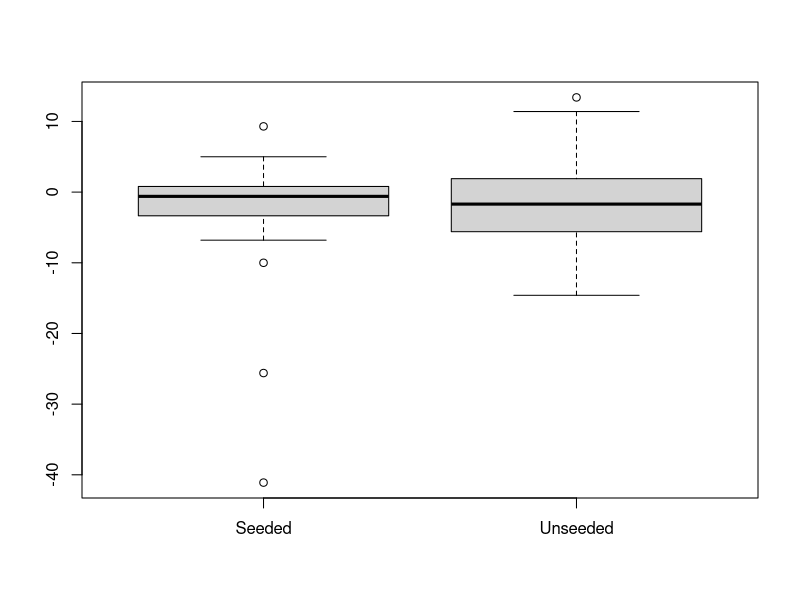
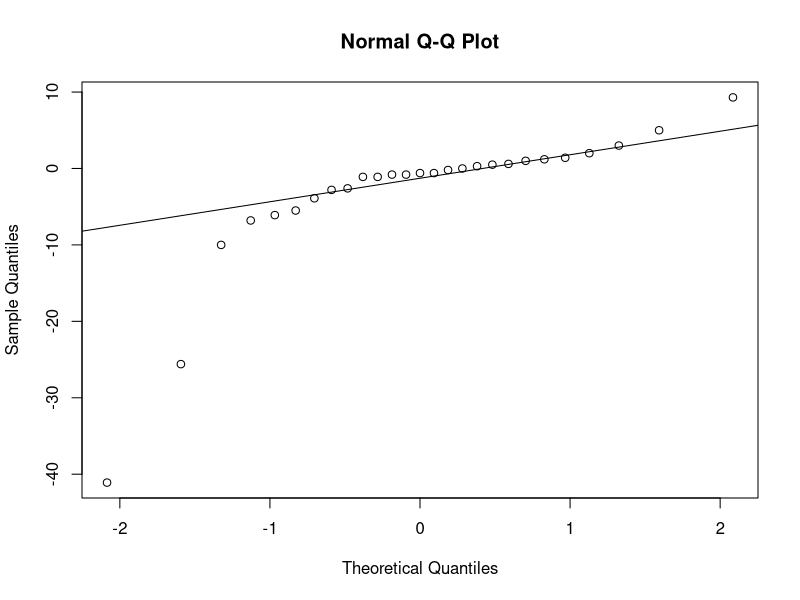
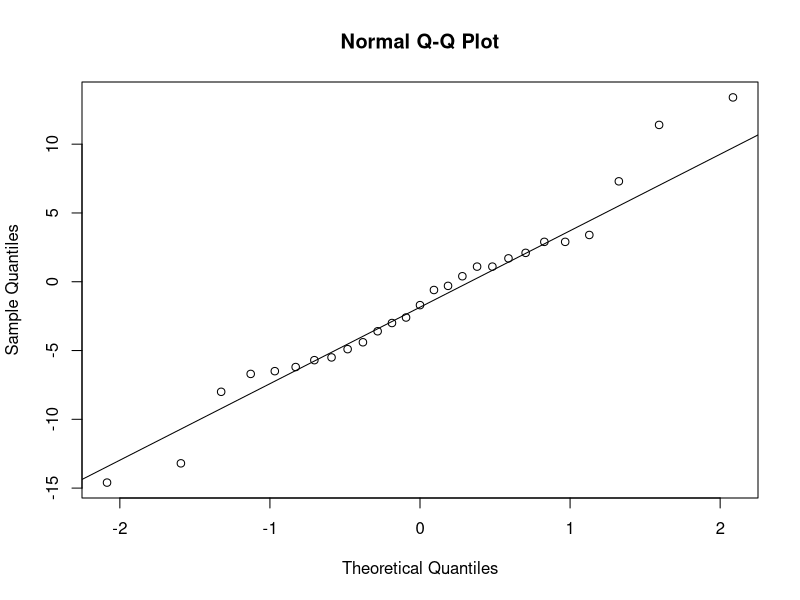
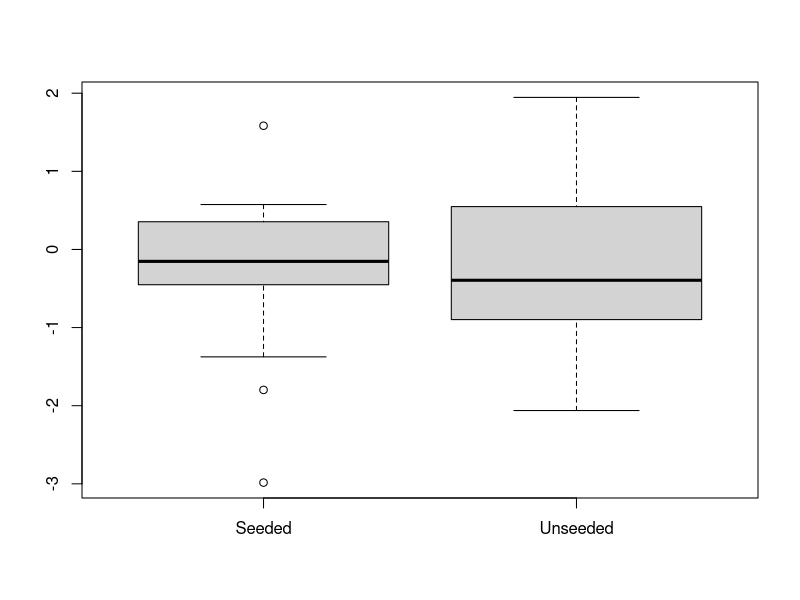
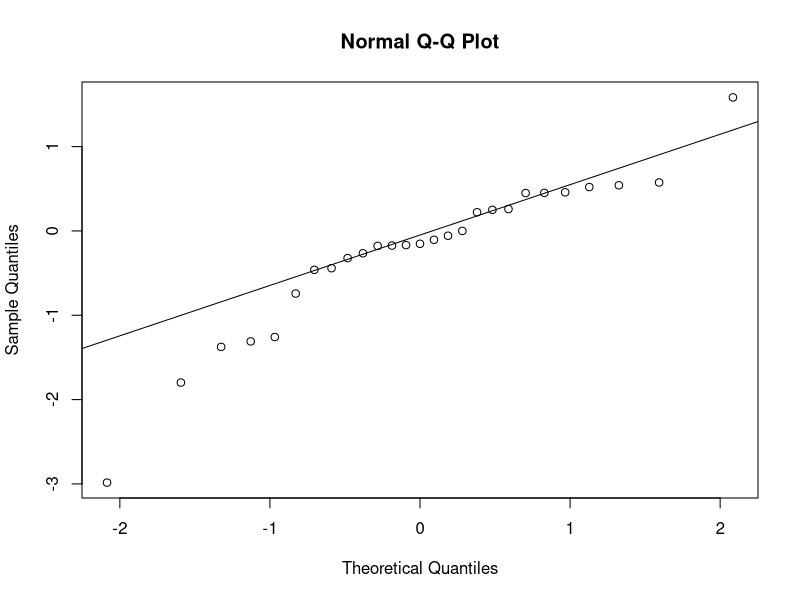
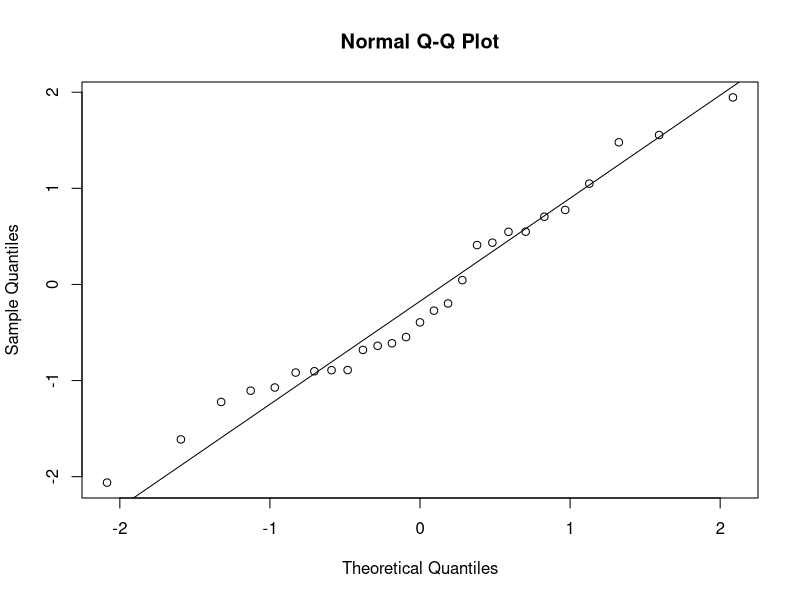

Write R code to recreate these figures, in order.
data <- read.table("seeding.txt", header = T)
attach(data)
seeded <- data.frame(Control1, Target1)
seeded[length(seeded) + 1,] <- c(23.9,13.6)
seeded[length(seeded) + 1,] <- c(0.6,0.1)
unseeded <- data.frame(Control2, Target2)

# a 
diff_s <- seeded$Control1 - seeded$Target1
diff_u <- unseeded$Control2 - unseeded$Target2
boxplot(diff_s, diff_u, names=c("Seeded", "Unseeded"))
qqnorm(diff_s)
qqline(diff_s)
qqnorm(diff_u)
qqline(diff_u)

# normal distribution test
seeded_mean <- mean(seeded[,1] - seeded[,2])
seeded_sd <- sd(seeded[,1] - seeded[,2])
# -3.159259 9.712492
n <- length(seeded)
t <- qt(.95, n-1)
conf_l <- seeded_mean - t*seeded_sd
conf_r <- seeded_mean + t*seeded_sd
# confidence interval is (-64.48152, 58.163)
t_stat <- seeded_mean/seeded_sd
# 0.3252779 
# For seeded case t statistic is small

unseeded_mean <- mean(unseeded[,1] - unseeded[,2])
unseeded_sd <- sd(unseeded[,1] - unseeded[,2])
# -1.474074 6.377701
n <- length(unseeded)
t <- qt(.95, n-1)
conf_l <- unseeded_mean - t*unseeded_sd
conf_r <- unseeded_mean + t*unseeded_sd
# confidence interval is (-41.74129, 38.79315)
t_stat <- unseeded_mean/unseeded_sd
# 0.2311294
# For unseeded case t statistic is small

# rank test 
wilcox.test(diff_s)
# data:  diff_s
# V = 117, p-value = 0.1407
# alternative hypothesis: true location is not equal to 0
wilcox.test(diff_u)
# data:  diff_u
# V = 132, p-value = 0.1746
# alternative hypothesis: true location is not equal to 0

# b
seeded_tr <- sqrt(seeded)
unseeded_tr <- sqrt(unseeded)
diff_s <- seeded_tr$Control1 - seeded_tr$Target1
diff_u <- unseeded_tr$Control2 - unseeded_tr$Target2
boxplot(diff_s, diff_u, names=c("Seeded", "Unseeded"))
qqnorm(diff_s)
qqline(diff_s)
qqnorm(diff_u)
qqline(diff_u)
# Clearly sqrt transformation doesn't make a lot of difference
